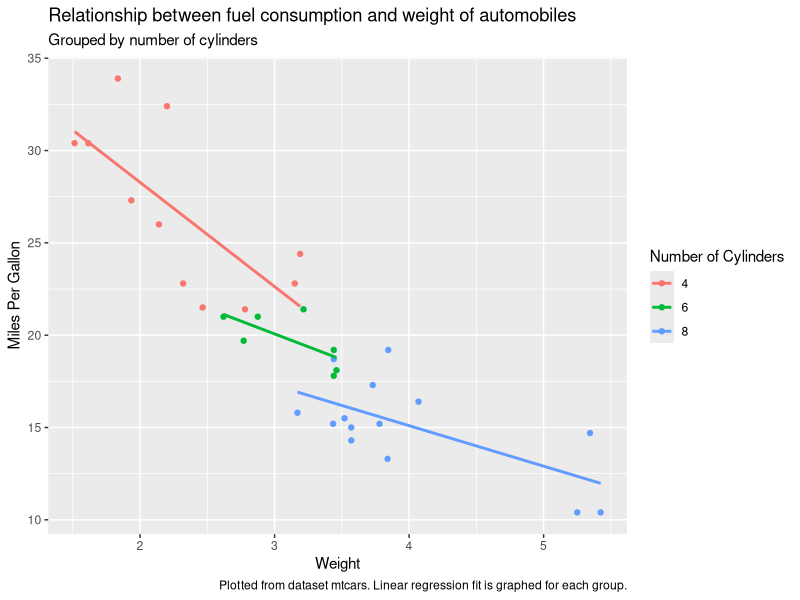
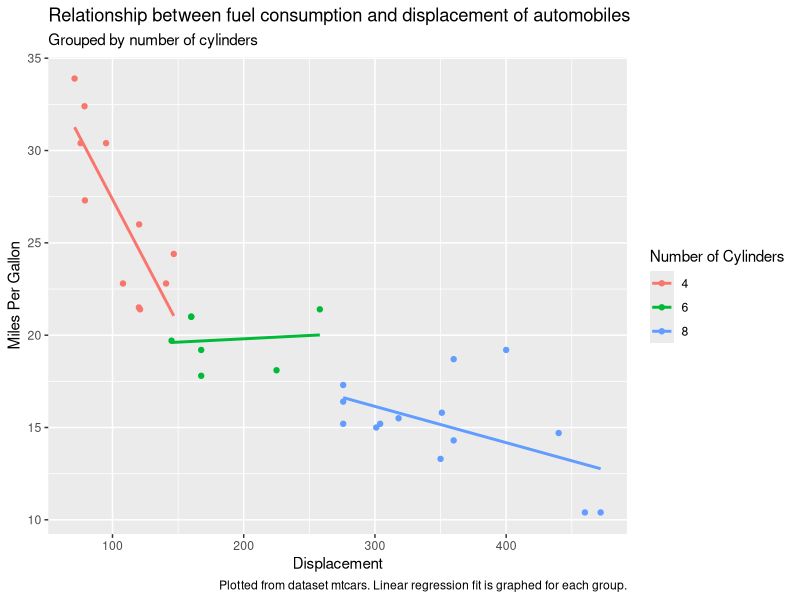
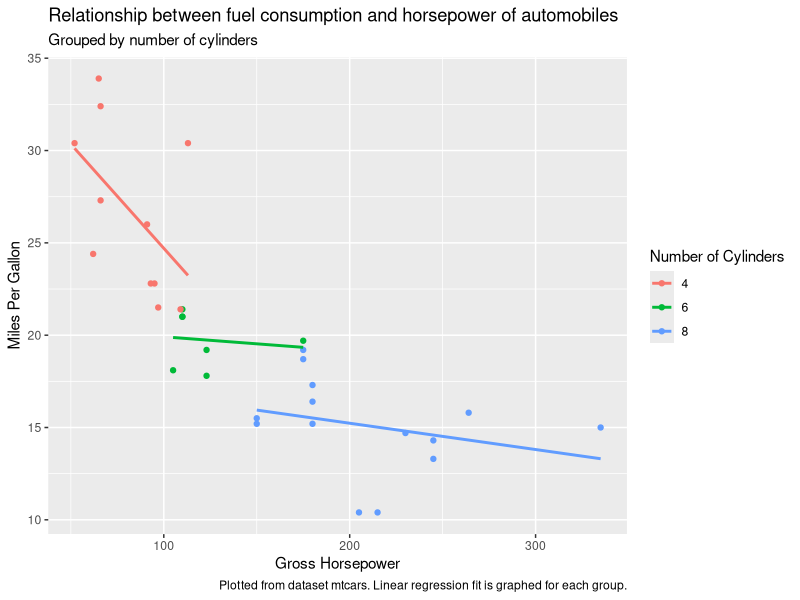
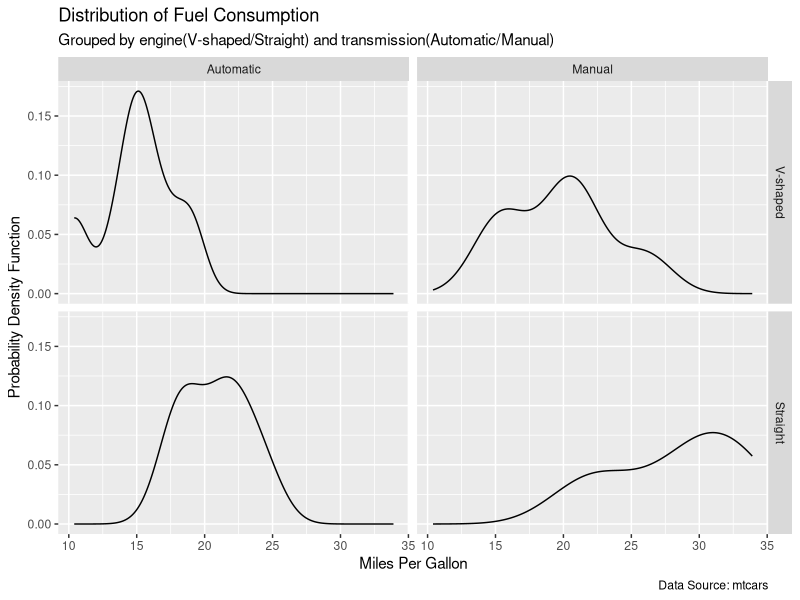

Source code (R) for these figures, in order:
## ---- chunk 1
#| column: margin
data("mtcars")
library(dplyr)
library(tidyr)
library(ggplot2)
# Recode the data for clarity
mtcars_df <- mtcars %>% 
  mutate(
    vs=factor(vs,0:1,c("V-shaped","Straight")),
    am=factor(am,0:1,c("Automatic","Manual"))
  ) %>%
  rename(weight=wt,engine=vs,transmission=am)
knitr::kable(
  head(mtcars_df[,c(1,8,9)])
)
## ---- chunk 2
# Average MPG for different number of cylinders
knitr::kable(
mtcars_df %>% 
  group_by(cyl) %>% 
  summarise(avg_mpg=mean(mpg),count=n())
)
# Average MPG for engine and transmission category
knitr::kable(
mtcars_df %>% 
  group_by(engine,transmission) %>% 
  summarise(avg_mpg=mean(mpg),count=n())
)
# Graphing MPG vs weight, displacement and horsepower grouped by cylinder number
mtcars_df %>% mutate(cyl=factor(cyl)) %>%
  ggplot(aes(x=weight,y=mpg,group=cyl,col=cyl)) + 
  geom_point() +
  geom_smooth(formula=y~x,method='lm',se=FALSE) +
  xlab("Weight") + 
  ylab("Miles Per Gallon") + 
  labs(title="Relationship between fuel consumption and weight of automobiles",
       subtitle="Grouped by number of cylinders",
       caption="Plotted from dataset mtcars. Linear regression fit is graphed for each group.",
       color="Number of Cylinders")
mtcars_df %>% mutate(cyl=factor(cyl)) %>%
  ggplot(aes(x=disp,y=mpg,group=cyl,col=cyl)) + 
  geom_point() +
  geom_smooth(formula=y~x,method='lm',se=FALSE) +
  xlab("Displacement") + 
  ylab("Miles Per Gallon") + 
  labs(title="Relationship between fuel consumption and displacement of automobiles",
       subtitle="Grouped by number of cylinders",
       caption="Plotted from dataset mtcars. Linear regression fit is graphed for each group.",
       color="Number of Cylinders")
mtcars_df %>% mutate(cyl=factor(cyl)) %>%
  ggplot(aes(x=hp,y=mpg,group=cyl,col=cyl)) + 
  geom_point() +
  geom_smooth(formula=y~x,method='lm',se=FALSE) +
  xlab("Gross Horsepower") + 
  ylab("Miles Per Gallon") + 
  labs(title="Relationship between fuel consumption and horsepower of automobiles",
       subtitle="Grouped by number of cylinders",
       caption="Plotted from dataset mtcars. Linear regression fit is graphed for each group.",
       color="Number of Cylinders")
# Density plot of MPG grouped by Engine and Transmission
mtcars_df %>% ggplot(aes(x=mpg)) + geom_density() +
  facet_grid(rows=vars(engine),cols=vars(transmission)) +
  xlab("Miles Per Gallon") + ylab("Probability Density Function") +
  labs(title="Distribution of Fuel Consumption",
       subtitle="Grouped by engine(V-shaped/Straight) and transmission(Automatic/Manual)",
       caption="Data Source: mtcars")
## ---- chunk 3
model <- lm(mpg~., mtcars_df)
summary(model)
model_step <- step(model)
knitr::kable(model_step$anova)
# Fit the simplified subset model 
summary(lm(mpg~weight+qsec+transmission,mtcars_df))
